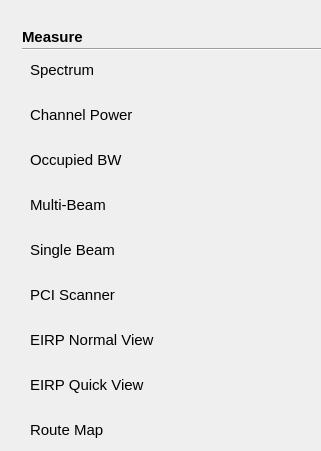
  <widget class="QWidget" name="fivegnrmeawid" native="true">
   <property name="geometry">
    <rect>
     <x>300</x>
     <y>50</y>
     <width>321</width>
     <height>451</height>
    </rect>
   </property>
   <property name="styleSheet">
    <string notr="true">#plusmode[pltdismode=&quot;night&quot;] #fivegnrmeawid
{	
background-color: rgba(0, 0, 0,1);
}
#plusmode[pltdismode=&quot;indoor&quot;] #fivegnrmeawid
{	
background-color:rgba(255,255,255,1);
}

#plusmode[pltdismode=&quot;indoor&quot;] QPushButton:!checked
{
font: 11pt &quot;Arial&quot;;
font-weight:normal;
background-color: rgba(237, 212, 0,0);
color: rgb(105, 105, 105);
}
#plusmode[pltdismode=&quot;night&quot;] QPushButton:!checked
{
font: 11pt &quot;Arial&quot;;
font-weight:normal;
color: rgb(250,218,166);
background-color: rgb(24,23,20);
}
#plusmode[pltdismode=&quot;indoor&quot;] QPushButton:checked
{
font: 75 11pt &quot;Arial&quot;;
font-weight:bold;
background-color: rgb(255,181,0);
color: rgb(57, 57, 57);
}
#plusmode[pltdismode=&quot;night&quot;] QPushButton:checked
{
font: 75 11pt &quot;Arial&quot;;
font-weight:bold;
background-color: rgb(255, 156, 0);
color: rgb(0, 0, 0);
}

QPushButton{border-style:flat;text-align:left;}
QPushButton{padding-left:10px}</string>
   </property>
   <widget class="QPushButton" name="pushButton_52">
    <property name="geometry">
     <rect>
      <x>20</x>
      <y>55</y>
      <width>300</width>
      <height>30</height>
     </rect>
    </property>
    <property name="font">
     <font>
      <family>Arial</family>
      <pointsize>11</pointsize>
      <weight>50</weight>
      <italic>false</italic>
      <bold>false</bold>
     </font>
    </property>
    <property name="text">
     <string>Spectrum</string>
    </property>
    <property name="checkable">
     <bool>true</bool>
    </property>
    <property name="checked">
     <bool>true</bool>
    </property>
    <property name="autoExclusive">
     <bool>true</bool>
    </property>
   </widget>
   <widget class="QPushButton" name="pushButton_105">
    <property name="geometry">
     <rect>
      <x>20</x>
      <y>100</y>
      <width>300</width>
      <height>30</height>
     </rect>
    </property>
    <property name="font">
     <font>
      <family>Arial</family>
      <pointsize>11</pointsize>
      <weight>50</weight>
      <italic>false</italic>
      <bold>false</bold>
     </font>
    </property>
    <property name="text">
     <string>Channel Power</string>
    </property>
    <property name="checkable">
     <bool>true</bool>
    </property>
    <property name="autoExclusive">
     <bool>true</bool>
    </property>
   </widget>
   <widget class="QLabel" name="label_11">
    <property name="geometry">
     <rect>
      <x>22</x>
      <y>28</y>
      <width>111</width>
      <height>17</height>
     </rect>
    </property>
    <property name="font">
     <font>
      <family>Arial</family>
      <pointsize>11</pointsize>
      <weight>75</weight>
      <bold>true</bold>
     </font>
    </property>
    <property name="styleSheet">
     <string notr="true">#plusmode[pltdismode=&quot;indoor&quot;] QLabel 
 {
color:rgba(9, 73, 108,1);
	background-color: white;
}
#plusmode[pltdismode=&quot;night&quot;] QLabel 
 {
color:rgba(7,97,116,1);
	background-color: black;
}
</string>
    </property>
    <property name="text">
     <string>Measure</string>
    </property>
   </widget>
   <widget class="Line" name="line_12">
    <property name="geometry">
     <rect>
      <x>22</x>
      <y>48</y>
      <width>400</width>
      <height>2</height>
     </rect>
    </property>
    <property name="styleSheet">
     <string notr="true">#plusmode[pltdismode=&quot;indoor&quot;] #line_12
 {
background-color:rgba(6,62,97,1);	
}
#plusmode[pltdismode=&quot;night&quot;] #line_12
 {
background-color:rgba(7,97,116,1);
}</string>
    </property>
    <property name="orientation">
     <enum>Qt::Horizontal</enum>
    </property>
   </widget>
   <widget class="QPushButton" name="pushButton_106">
    <property name="geometry">
     <rect>
      <x>20</x>
      <y>145</y>
      <width>300</width>
      <height>30</height>
     </rect>
    </property>
    <property name="font">
     <font>
      <family>Arial</family>
      <pointsize>11</pointsize>
      <weight>50</weight>
      <italic>false</italic>
      <bold>false</bold>
     </font>
    </property>
    <property name="text">
     <string>Occupied BW</string>
    </property>
    <property name="checkable">
     <bool>true</bool>
    </property>
    <property name="autoExclusive">
     <bool>true</bool>
    </property>
   </widget>
   <widget class="QPushButton" name="pushButton_107">
    <property name="geometry">
     <rect>
      <x>20</x>
      <y>190</y>
      <width>300</width>
      <height>30</height>
     </rect>
    </property>
    <property name="font">
     <font>
      <family>Arial</family>
      <pointsize>11</pointsize>
      <weight>50</weight>
      <italic>false</italic>
      <bold>false</bold>
     </font>
    </property>
    <property name="text">
     <string>Multi-Beam</string>
    </property>
    <property name="checkable">
     <bool>true</bool>
    </property>
    <property name="autoExclusive">
     <bool>true</bool>
    </property>
   </widget>
   <widget class="QPushButton" name="pushButton_108">
    <property name="geometry">
     <rect>
      <x>20</x>
      <y>235</y>
      <width>300</width>
      <height>30</height>
     </rect>
    </property>
    <property name="font">
     <font>
      <family>Arial</family>
      <pointsize>11</pointsize>
      <weight>50</weight>
      <italic>false</italic>
      <bold>false</bold>
     </font>
    </property>
    <property name="text">
     <string>Single Beam</string>
    </property>
    <property name="checkable">
     <bool>true</bool>
    </property>
    <property name="autoExclusive">
     <bool>true</bool>
    </property>
   </widget>
   <widget class="QPushButton" name="pushButton_109">
    <property name="geometry">
     <rect>
      <x>20</x>
      <y>325</y>
      <width>300</width>
      <height>30</height>
     </rect>
    </property>
    <property name="font">
     <font>
      <family>Arial</family>
      <pointsize>11</pointsize>
      <weight>50</weight>
      <italic>false</italic>
      <bold>false</bold>
     </font>
    </property>
    <property name="text">
     <string>EIRP Normal View</string>
    </property>
    <property name="checkable">
     <bool>true</bool>
    </property>
    <property name="autoExclusive">
     <bool>true</bool>
    </property>
   </widget>
   <widget class="QPushButton" name="pushButton_110">
    <property name="geometry">
     <rect>
      <x>20</x>
      <y>370</y>
      <width>300</width>
      <height>30</height>
     </rect>
    </property>
    <property name="font">
     <font>
      <family>Arial</family>
      <pointsize>11</pointsize>
      <weight>50</weight>
      <italic>false</italic>
      <bold>false</bold>
     </font>
    </property>
    <property name="text">
     <string>EIRP Quick View</string>
    </property>
    <property name="checkable">
     <bool>true</bool>
    </property>
    <property name="autoExclusive">
     <bool>true</bool>
    </property>
   </widget>
   <widget class="QPushButton" name="pushButton_111">
    <property name="geometry">
     <rect>
      <x>20</x>
      <y>280</y>
      <width>300</width>
      <height>30</height>
     </rect>
    </property>
    <property name="font">
     <font>
      <family>Arial</family>
      <pointsize>11</pointsize>
      <weight>50</weight>
      <italic>false</italic>
      <bold>false</bold>
     </font>
    </property>
    <property name="text">
     <string>PCI Scanner</string>
    </property>
    <property name="checkable">
     <bool>true</bool>
    </property>
    <property name="autoExclusive">
     <bool>true</bool>
    </property>
   </widget>
   <widget class="QPushButton" name="pushButton_112">
    <property name="geometry">
     <rect>
      <x>20</x>
      <y>415</y>
      <width>300</width>
      <height>30</height>
     </rect>
    </property>
    <property name="font">
     <font>
      <family>Arial</family>
      <pointsize>11</pointsize>
      <weight>50</weight>
      <italic>false</italic>
      <bold>false</bold>
     </font>
    </property>
    <property name="text">
     <string>Route Map</string>
    </property>
    <property name="checkable">
     <bool>true</bool>
    </property>
    <property name="autoExclusive">
     <bool>true</bool>
    </property>
   </widget>
  </widget>
